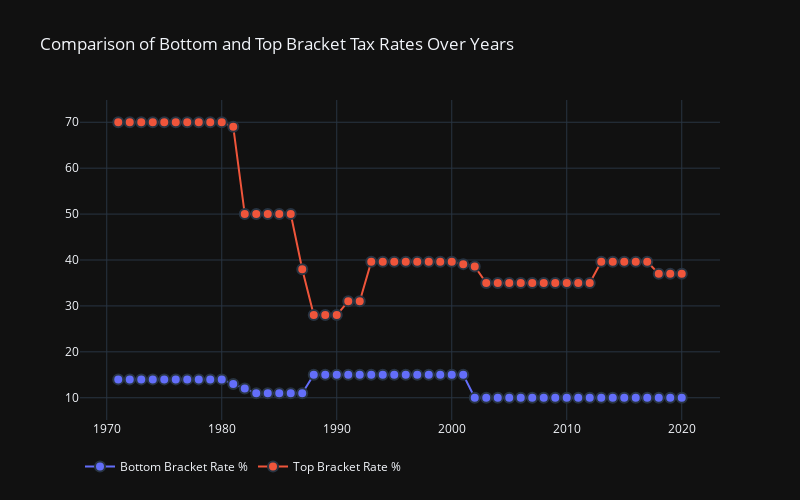

The cell this chart's notebook holds for it:
### Code cell
import plotly.graph_objects as go

fig = go.Figure()

# Add traces
fig.add_trace(go.Scatter(x=df['Year'].head(50), y=df['Bottom Bracket Rate %'].head(50),
                         mode='lines+markers', name='Bottom Bracket Rate %'))
fig.add_trace(go.Scatter(x=df['Year'].head(50), y=df['Top Bracket Rate %'].head(50),
                         mode='lines+markers', name='Top Bracket Rate %'))

# Update traces with custom marker settings
fig.update_traces(mode='lines+markers', marker_line_width=2, marker_size=10)

# Add title to the chart
fig.update_layout(
    autosize=False,
    width=800,
    height=500,
    legend_orientation="h",
    template='plotly_dark',
    title="Comparison of Bottom and Top Bracket Tax Rates Over Years"  # Add your title here
)

fig.show()

### Figure 1 — Plotly figure (JSON) as saved in the notebook; plotly's stock layout.template omitted (floating-point values rounded to 4 significant figures)
{"data": [{"marker": {"line": {"width": 2}, "size": 10}, "mode": "lines+markers", "name": "Bottom Bracket Rate %", "type": "scatter", "x": [2020, 2019, 2018, 2017, 2016, 2015, 2014, 2013, 2012, 2011, 2010, 2009, 2008, 2007, 2006, 2005, 2004, 2003, 2002, 2001, 2000, 1999, 1998, 1997, 1996, 1995, 1994, 1993, 1992, 1991, 1990, 1989, 1988, 1987, 1986, 1985, 1984, 1983, 1982, 1981, 1980, 1979, 1978, 1977, 1976, 1975, 1974, 1973, 1972, 1971], "y": [10, 10, 10, 10, 10, 10, 10, 10, 10, 10, 10, 10, 10, 10, 10, 10, 10, 10, 10, 15, 15, 15, 15, 15, 15, 15, 15, 15, 15, 15, 15, 15, 15, 11, 11, 11, 11, 11, 12, 13, 14, 14, 14, 14, 14, 14, 14, 14, 14, 14]}, {"marker": {"line": {"width": 2}, "size": 10}, "mode": "lines+markers", "name": "Top Bracket Rate %", "type": "scatter", "x": [2020, 2019, 2018, 2017, 2016, 2015, 2014, 2013, 2012, 2011, 2010, 2009, 2008, 2007, 2006, 2005, 2004, 2003, 2002, 2001, 2000, 1999, 1998, 1997, 1996, 1995, 1994, 1993, 1992, 1991, 1990, 1989, 1988, 1987, 1986, 1985, 1984, 1983, 1982, 1981, 1980, 1979, 1978, 1977, 1976, 1975, 1974, 1973, 1972, 1971], "y": [37, 37, 37, 39.6, 39.6, 39.6, 39.6, 39.6, 35, 35, 35, 35, 35, 35, 35, 35, 35, 35, 38.6, 39.1, 39.6, 39.6, 39.6, 39.6, 39.6, 39.6, 39.6, 39.6, 31, 31, 28, 28, 28, 38, 50, 50, 50, 50, 50, 69, 70, 70, 70, 70, 70, 70, 70, 70, 70, 70]}], "layout": {"autosize": false, "height": 500, "legend": {"orientation": "h"}, "title": {"text": "Comparison of Bottom and Top Bracket Tax Rates Over Years"}, "width": 800}}
